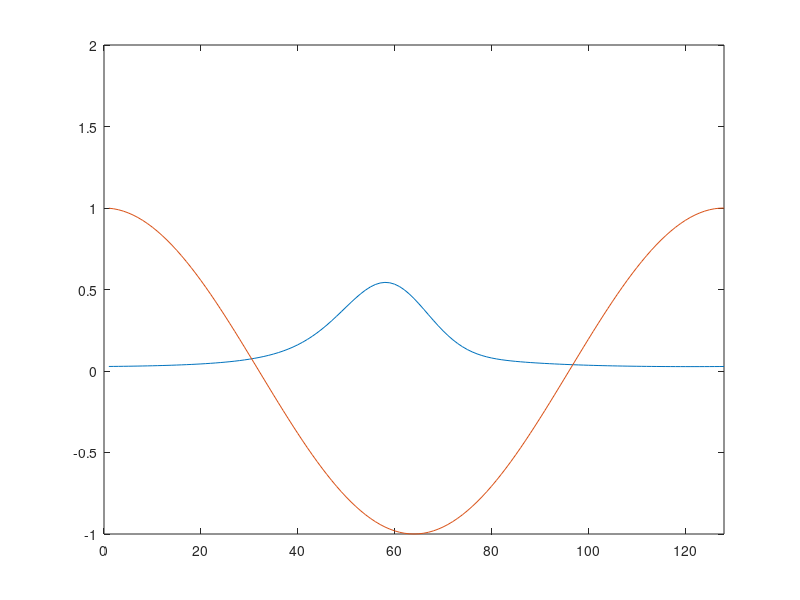

This chart was generated by the following MATLAB code:
clear all
clc

delt=0.1; % temporal resolution
delx=0.5; % spatial resolution
D=0.15; % diffusion constant
L=128;% no. of grid points (system size)
N=3000; % no. of iterations
x=1:L; % position vector

c0=exp(-((x)*delx).^2/100); % initial condition
c=c0;
cc=fft(c);
U=-cos(2*pi/L*(x-L/2)); % potential
Up=2*pi/L/delx*sin(2*pi/L*(x-L/2)); %gradient of the potential
K=2*pi/(L*delx)*[0:L/2-1,-L/2:-1]; % k modes
%K(L/2) = 0; % Explicitly zeroing the Nyquist frequency 
cT = zeros(L,N); % To avoid Dynamic Memory Allocation- better efficiency

for i=1:N
    rho=Up.*c;
    crho=fft(rho);
    cc=cc+delt*(-D*K.^2.*cc+1i*K.*crho);
    c=real(ifft(cc));
    cT(:,i)=c;
end

for i=1:20:N
     plot(x,cT(:,i),x,U);ylim([-1 2]);xlim([0 L]);
     pause(0.1);
end
